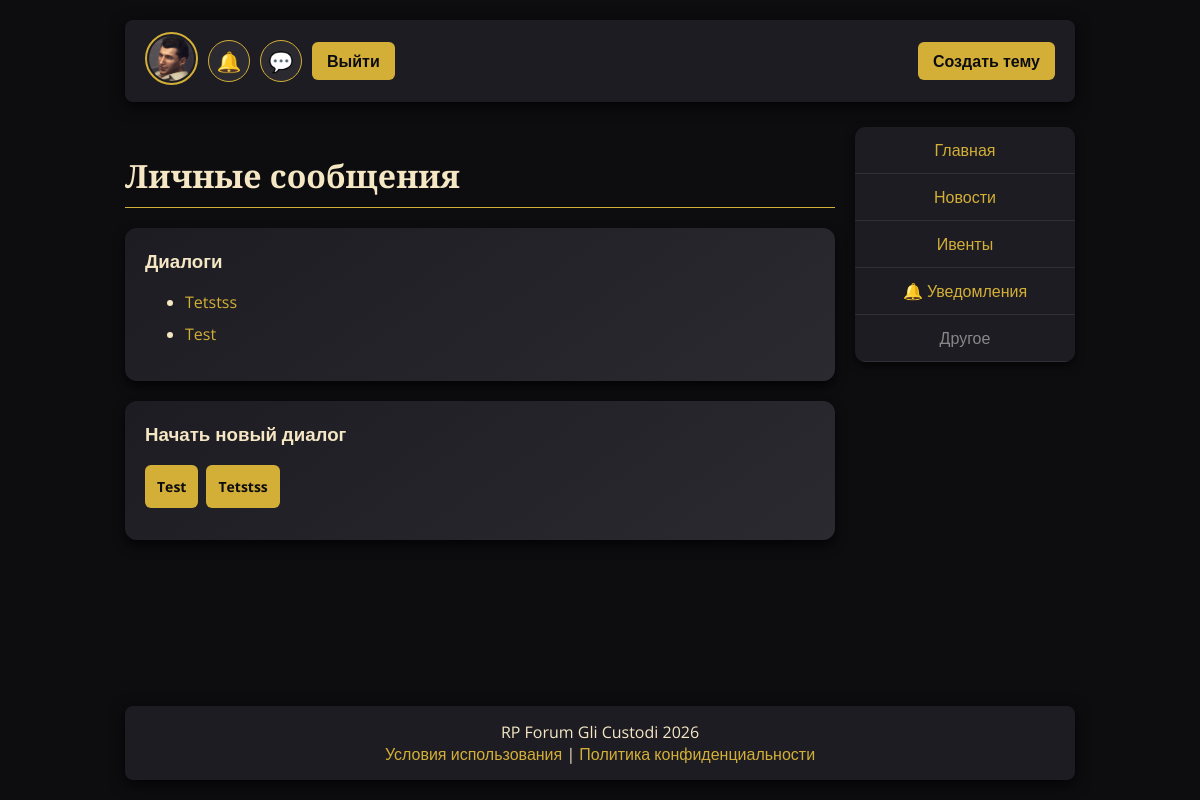
The page /dialogs/ (signed in) on the database as committed earlier.
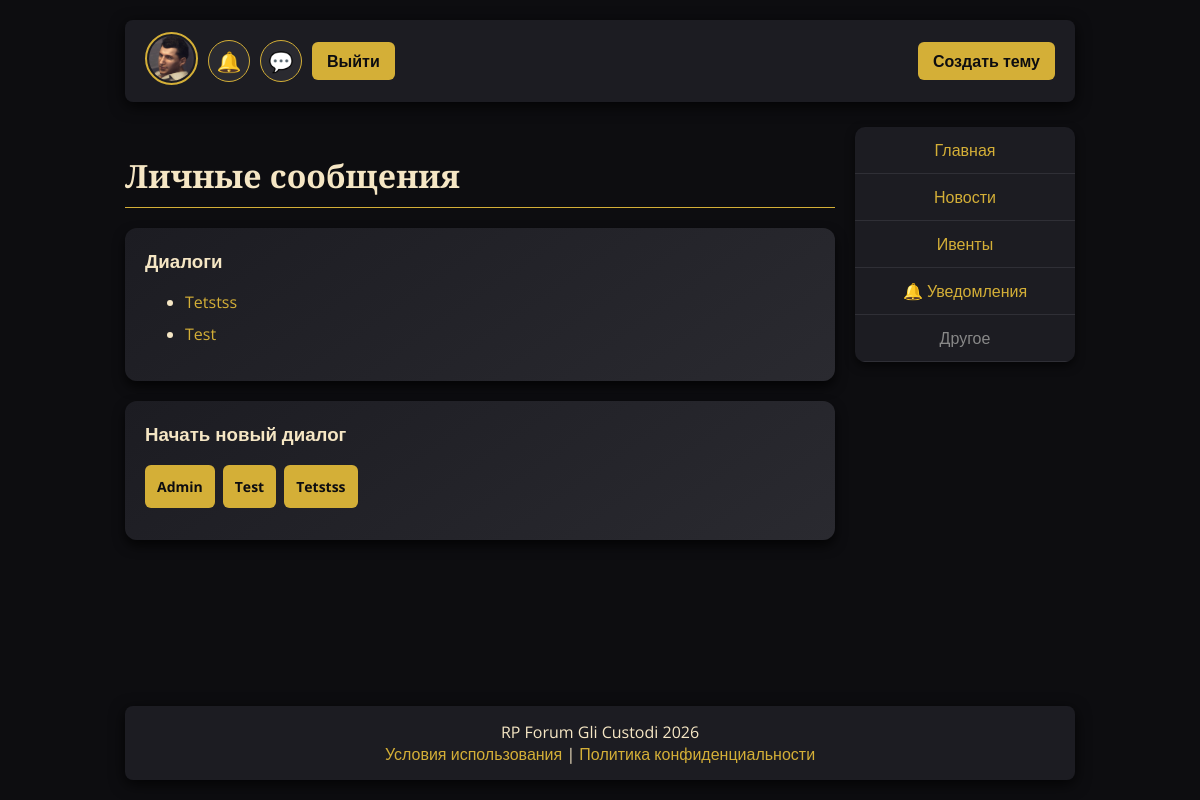
The same page on the database as committed later.
### main/models.py (models this page shows, shortened)
class DialogParticipant(models.Model):
    dialog = models.ForeignKey(Dialog, on_delete=models.CASCADE, related_name="dialog_participants")
    user = models.ForeignKey(settings.AUTH_USER_MODEL, on_delete=models.CASCADE, related_name="dialog_participations")
    joined_at = models.DateTimeField(auto_now_add=True)
    last_typing_at = models.DateTimeField(null=True, blank=True)
    class Meta:
        unique_together = ("dialog", "user")

class CustomUser(AbstractUser):
    is_forum_admin = models.BooleanField(default=False)
    groups = models.ManyToManyField(
        Group,
        related_name='customuser_set',
        blank=True,
        help_text='The groups this user belongs to.',
        verbose_name='groups',
    )
    user_permissions = models.ManyToManyField(
        Permission,
        related_name='customuser_permissions_set',
        blank=True,
        help_text='Specific permissions for this user.',
        verbose_name='user permissions',
    )

### main/views.py (the view)
# urls.py: path("dialogs/", views.dialogs_list, name="dialogs"),
@login_required
def dialogs_list(request):
    users_for_new_dialog = User.objects.exclude(id=request.user.id).order_by("username")
    try:
        dialogs = (
            Dialog.objects.filter(dialog_participants__user=request.user)
            .prefetch_related("dialog_participants__user")
            .annotate(last_message_time=Count("messages"))
            .distinct()
            .order_by("-updated_at")
        )
        dialogs_count = dialogs.count()
    except (OperationalError, ProgrammingError):
        messages.warning(request, "ЛС-чат временно недоступен: примените миграции (python manage.py migrate).")
        dialogs = []
        dialogs_count = 0
    return render(request, "main/dialogs.html", {
        "dialogs": dialogs,
        "dialogs_count": dialogs_count,
        "users_for_new_dialog": users_for_new_dialog,
    })

### main/context_processors.py (called while the page is built)
def notifications_count(request):
    data = {"unread_notifications_count": 0, "unread_messages_count": 0}
    if not request.user.is_authenticated:
        return data
    data["unread_notifications_count"] = request.user.notifications.filter(is_read=False).count()
    try:
        unread_messages = Message.objects.filter(
            dialog__dialog_participants__user=request.user,
        ).exclude(author=request.user).exclude(
            read_by__user=request.user,
        )
        data["unread_messages_count"] = unread_messages.count()
    except (OperationalError, ProgrammingError):
        data["unread_messages_count"] = 0
    return data

### main/templates/main/dialogs.html
{% extends 'main/base.html' %}
{% block content %}
<h2 class="page-title">Личные сообщения</h2>
<div class="card">
  <h3 style="margin-top:0;">Диалоги</h3>
  <ul>
    {% for dialog in dialogs %}
      <li style="margin-bottom:10px;">
        <a href="{% url 'dialog-detail' dialog.id %}">
          {% for p in dialog.dialog_participants.all %}{% if p.user != user %}{{ p.user.username }}{% endif %}{% endfor %}
        </a>
      </li>
    {% empty %}
      <li>Диалогов пока нет.</li>
    {% endfor %}
  </ul>
</div>
<div class="card">
  <h3 style="margin-top:0;">Начать новый диалог</h3>
  <div style="display:flex; flex-wrap:wrap; gap:8px;">
    {% for u in users_for_new_dialog %}
      <form method="post" action="{% url 'dialog-start' u.username %}" style="margin:0;">{% csrf_token %}<button type="submit" style="width:auto;">{{ u.username }}</button></form>
    {% endfor %}
  </div>
</div>
{% endblock %}

Rows that differ between the two databases and show on the page:
added CustomUser: username "Admin"
